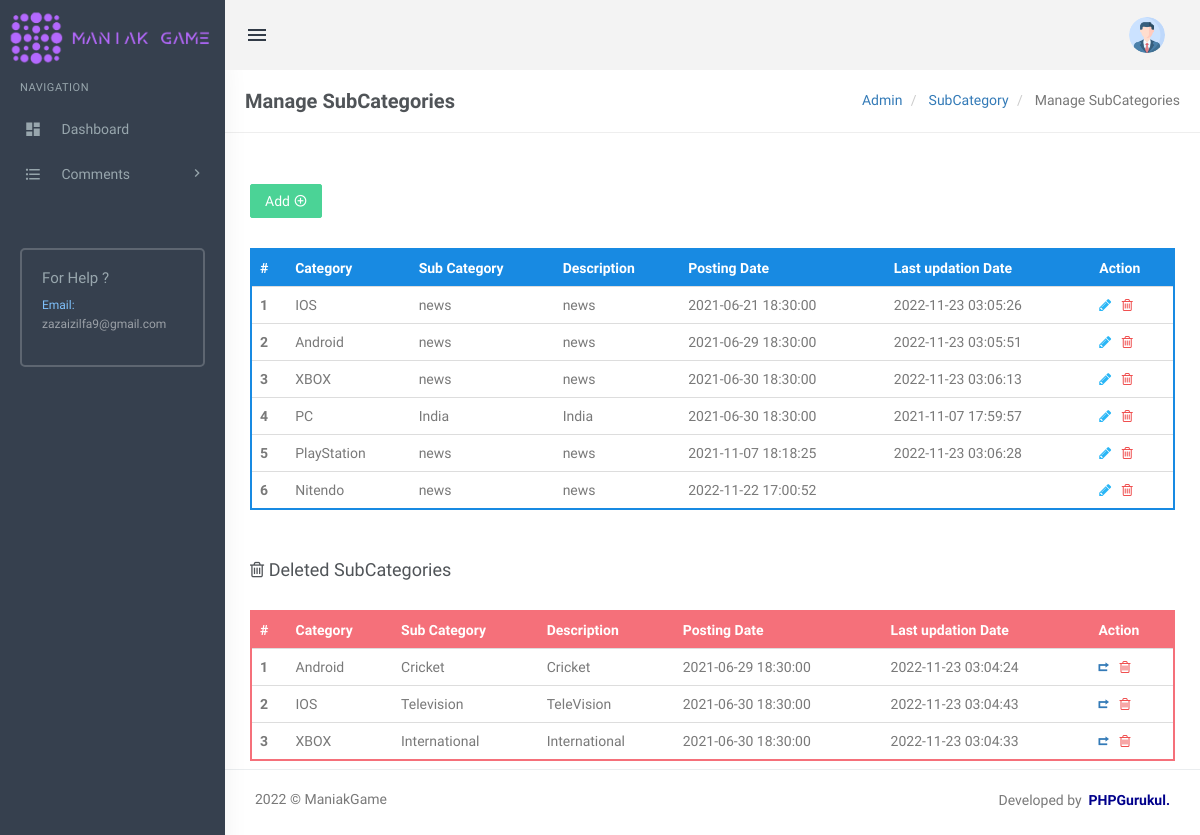
The app's page /admin/manage-subcategories.php (signed in) with its own data.
### tables this page shows
CREATE TABLE `tblsubcategory` (
  `SubCategoryId` int(11) NOT NULL,
  `CategoryId` int(11) DEFAULT NULL,
  `Subcategory` varchar(255) DEFAULT NULL,
  `SubCatDescription` mediumtext DEFAULT NULL,
  `PostingDate` timestamp NOT NULL DEFAULT current_timestamp(),
  `UpdationDate` timestamp NULL DEFAULT NULL ON UPDATE current_timestamp(),
  `Is_Active` int(1) DEFAULT NULL
);

CREATE TABLE `tblcategory` (
  `id` int(11) NOT NULL,
  `CategoryName` varchar(200) DEFAULT NULL,
  `Description` mediumtext DEFAULT NULL,
  `PostingDate` timestamp NULL DEFAULT current_timestamp(),
  `UpdationDate` timestamp NULL DEFAULT NULL ON UPDATE current_timestamp(),
  `Is_Active` int(1) DEFAULT NULL
);

### admin/manage-subcategories.php (the view, shortened to what this page needs)
<?php
include('includes/config.php');
if(strlen($_SESSION['login'])==0)
  {
header('location:index.php');
}
else{
?>
<!DOCTYPE html>
<html lang="en">
    <head>
        <link href="assets/css/bootstrap.min.css" rel="stylesheet" type="text/css" />
        <link href="assets/css/core.css" rel="stylesheet" type="text/css" />
        <link href="assets/css/components.css" rel="stylesheet" type="text/css" />
        <link href="assets/css/icons.css" rel="stylesheet" type="text/css" />
        <link href="assets/css/pages.css" rel="stylesheet" type="text/css" />
        <link href="assets/css/menu.css" rel="stylesheet" type="text/css" />
        <link href="assets/css/responsive.css" rel="stylesheet" type="text/css" />
		<link rel="stylesheet" href="../plugins/switchery/switchery.min.css">
    </head>
    <body class="fixed-left">
        <div id="wrapper">
<?php include('includes/topheader.php');?>
<?php include('includes/leftsidebar.php');?>
            <div class="content-page">
                <div class="content">
                    <div class="container">
                        <div class="row">
							<div class="col-xs-12">
								<div class="page-title-box">
                                    <h4 class="page-title">Manage SubCategories</h4>
                                    <ol class="breadcrumb p-0 m-0">
                                        <li>
                                            <a href="#">Admin</a>
                                        </li>
                                        <li>
                                            <a href="#">SubCategory </a>
                                        </li>
                                        <li class="active">
                                           Manage SubCategories
                                        </li>
                                    </ol>
                                    <div class="clearfix"></div>
                                </div>
							</div>
						</div>
<div class="row">
<div class="col-sm-6">
</div>
                                    <div class="row">
										<div class="col-md-12">
											<div class="demo-box m-t-20">
<div class="m-b-30">
<a href="add-subcategory.php">
<button id="addToTable" class="btn btn-success waves-effect waves-light">Add <i class="mdi mdi-plus-circle-outline" ></i></button>
</a>
 </div>
												<div class="table-responsive">
                                                    <table class="table m-0 table-colored-bordered table-bordered-primary">
                                                        <thead>
                                                            <tr>
                                                                <th>#</th>
                                                                <th> Category</th>
                                                                <th>Sub Category</th>
                                                                <th>Description</th>
                                                                <th>Posting Date</th>
                                                                  <th>Last updation Date</th>
                                                                <th>Action</th>
                                                            </tr>
                                                        </thead>
                                                        <tbody>
<?php
$query=mysqli_query($con,"Select tblcategory.CategoryName as catname,tblsubcategory.Subcategory as subcatname,tblsubcategory.SubCatDescription as SubCatDescription,tblsubcategory.PostingDate as subcatpostingdate,tblsubcategory.UpdationDate as subcatupdationdate,tblsubcategory.SubCategoryId as subcatid from tblsubcategory join tblcategory on tblsubcategory.CategoryId=tblcategory.id where tblsubcategory.Is_Active=1");
$cnt=1;
$rowcount=mysqli_num_rows($query);
if($rowcount==0)
{
?>
<tr>
<td colspan="7" align="center"><h3 style="color:red">No record found</h3></td>
<tr>
<?php
} else {
while($row=mysqli_fetch_array($query))
{
?>
 <tr>
<th scope="row"><?php echo htmlentities($cnt);?></th>
<td><?php echo htmlentities($row['catname']);?></td>
<td><?php echo htmlentities($row['subcatname']);?></td>
<td><?php echo htmlentities($row['SubCatDescription']);?></td>
<td><?php echo htmlentities($row['subcatpostingdate']);?></td>
<td><?php echo htmlentities($row['subcatupdationdate']);?></td>
<td><a href="edit-subcategory.php?scid=<?php echo htmlentities($row['subcatid']);?>"><i class="fa fa-pencil" style="color: #29b6f6;"></i></a>
	&nbsp;<a href="manage-subcategories.php?scid=<?php echo htmlentities($row['subcatid']);?>&&action=del"> <i class="fa fa-trash-o" style="color: #f05050"></i></a> </td>
</tr>
<?php
$cnt++;
 }} ?>
</tbody>
                                                    </table>
                                                </div>
											</div>
										</div>
									</div>
<div class="row">
<div class="col-md-12">
<div class="demo-box m-t-20">
<div class="m-b-30">
 <h4><i class="fa fa-trash-o" ></i> Deleted SubCategories</h4>
 </div>
<div class="table-responsive">
   <table class="table m-0 table-colored-bordered table-bordered-danger">
                                                        <thead>
                                                            <tr>
                                                                <th>#</th>
                                                                <th> Category</th>
                                                                <th>Sub Category</th>
                                                                <th>Description</th>
                                                                <th>Posting Date</th>
                                                                  <th>Last updation Date</th>
                                                                <th>Action</th>
                                                            </tr>
                                                        </thead>
                                                        <tbody>
<?php
$query=mysqli_query($con,"Select tblcategory.CategoryName as catname,tblsubcategory.Subcategory as subcatname,tblsubcategory.SubCatDescription as SubCatDescription,tblsubcategory.PostingDate as subcatpostingdate,tblsubcategory.UpdationDate as subcatupdationdate,tblsubcategory.SubCategoryId as subcatid from tblsubcategory join tblcategory on tblsubcategory.CategoryId=tblcategory.id where tblsubcategory.Is_Active=0");
$cnt=1;
$rowcount=mysqli_num_rows($query);
if($rowcount==0)
{
?>
<tr>
<td colspan="7" align="center"><h3 style="color:red">No record found</h3></td>
<tr>
<?php
} else {
while($row=mysqli_fetch_array($query))
{
?>
 <tr>
<th scope="row"><?php echo htmlentities($cnt);?></th>
<td><?php echo htmlentities($row['catname']);?></td>
<td><?php echo htmlentities($row['subcatname']);?></td>
<td><?php echo htmlentities($row['SubCatDescription']);?></td>
<td><?php echo htmlentities($row['subcatpostingdate']);?></td>
<td><?php echo htmlentities($row['subcatupdationdate']);?></td>
<td><a href="manage-subcategories.php?resid=<?php echo htmlentities($row['subcatid']);?>"><i class="ion-arrow-return-right" title="Restore this SubCategory"></i></a>
    &nbsp;<a href="manage-subcategories.php?scid=<?php echo htmlentities($row['subcatid']);?>&&action=perdel"> <i class="fa fa-trash-o" style="color: #f05050"></i></a> </td>
</tr>
<?php
$cnt++;
 } }?>
</tbody>
                                                    </table>
                                                </div>
											</div>
										</div>
									</div>
                    </div>
                </div>
<?php include('includes/footer.php');?>
            </div>
        </div>
    </body>
</html>
<?php } ?>

### admin/assets/css/core.css (style rules this page uses)
body { font-family: 'Varela Round', sans-serif; margin: 0; padding-bottom: 60px; overflow-x: hidden; color: #797979; }
html { position: relative; min-height: 100%; }
.h1, .h2, .h3, .h4, .h5, .h6, h1, h2, h3, h4, h5, h6 { color: #505458; font-family: 'Hind Madurai', sans-serif; margin: 10px 0; }
* { outline: none !important; }
.container { width: auto; }
#wrapper { height: 100%; overflow: hidden; width: 100%; }
.p-0 { padding: 0 !important; }
.m-0 { margin: 0 !important; }
.m-t-20 { margin-top: 20px !important; }
.m-b-30 { margin-bottom: 30px !important; }
.row { margin-right: -10px; margin-left: -10px; }
.col-lg-1, .col-lg-10, .col-lg-11, .col-lg-12, .col-lg-2, .col-lg-3, .col-lg-4, .col-lg-5, .col-lg-6, .col-lg-7, .col-lg-8, .col-lg-9, .col-md-1, .col-md-10, .col-md-11, .col-md-12, .col-md-2, .col-md-3, .col-md-4, .col-md-5, .col-md-6, .col-md-7, .col-md-8, .col-md-9, .col-sm-1, .col-sm-10, .col-sm-11, .col-sm-12, .col-sm-2, .col-sm-3, .col-sm-4, .col-sm-5, .col-sm-6, .col-sm-7, .col-sm-8, .col-sm-9, .col-xs-1, .col-xs-10, .col-xs-11, .col-xs-12, .col-xs-2, .col-xs-3, .col-xs-4, .col-xs-5, .col-xs-6, .col-xs-7, .col-xs-8, .col-xs-9 { padding-left: 10px; padding-right: 10px; }
.breadcrumb { background-color: transparent; margin-bottom: 15px; padding-top: 10px; padding-left: 0; }
.waves-effect { position: relative; cursor: pointer; display: inline-block; overflow: hidden; -webkit-user-select: none; -moz-user-select: none; -ms-user-select: none; user-select: none; -webkit-tap-highlight-color: transparent; vertical-align: middle; z-index: 1; will-change: opacity, transform; -webkit-transition: all 0.3s ease-out; -moz-transition: all 0.3s ease-out; -o-transition: all 0.3s ease-out; -ms-transition: all 0.3s ease-out; transition: all 0.3s ease-out; }
.demo-box { padding: 10px 15px; }

### admin/assets/css/menu.css (style rules this page uses)
.content-page { margin-left: 225px; overflow: hidden; }
.content-page .content { padding: 0 5px 10px 5px; margin-top: 70px; }
.page-title { font-size: 20px; margin-bottom: 0; margin-top: 0; font-weight: 600; }
.page-title-box { padding: 20px; border-bottom: 1px solid #eee; margin: 0 -20px 20px -20px; }
.page-title-box .page-title { margin-bottom: 0; float: left; }
.page-title-box .breadcrumb { float: right; background-color: transparent !important; }

### records on screen
tblsubcategory: CategoryId.CategoryName "IOS", Subcategory "news", SubCatDescription "news", PostingDate "2021-06-21 18:30:00", UpdationDate "2022-11-23 03:05:26"
tblsubcategory: CategoryId.CategoryName "Android", Subcategory "news", SubCatDescription "news", PostingDate "2021-06-29 18:30:00", UpdationDate "2022-11-23 03:05:51"
tblsubcategory: CategoryId.CategoryName "XBOX", Subcategory "news", SubCatDescription "news", PostingDate "2021-06-30 18:30:00", UpdationDate "2022-11-23 03:06:13"
tblsubcategory: CategoryId.CategoryName "PC", Subcategory "India", SubCatDescription "India", PostingDate "2021-06-30 18:30:00", UpdationDate "2021-11-07 17:59:57"
tblsubcategory: CategoryId.CategoryName "PlayStation", Subcategory "news", SubCatDescription "news", PostingDate "2021-11-07 18:18:25", UpdationDate "2022-11-23 03:06:28"
tblsubcategory: CategoryId.CategoryName "Nitendo", Subcategory "news", SubCatDescription "news", PostingDate "2022-11-22 17:00:52"
tblsubcategory: CategoryId.CategoryName "Android", Subcategory "Cricket", SubCatDescription "Cricket", PostingDate "2021-06-29 18:30:00", UpdationDate "2022-11-23 03:04:24"
tblsubcategory: CategoryId.CategoryName "IOS", Subcategory "Television", SubCatDescription "TeleVision", PostingDate "2021-06-30 18:30:00", UpdationDate "2022-11-23 03:04:43"
tblsubcategory: CategoryId.CategoryName "XBOX", Subcategory "International", SubCatDescription "International", PostingDate "2021-06-30 18:30:00", UpdationDate "2022-11-23 03:04:33"
